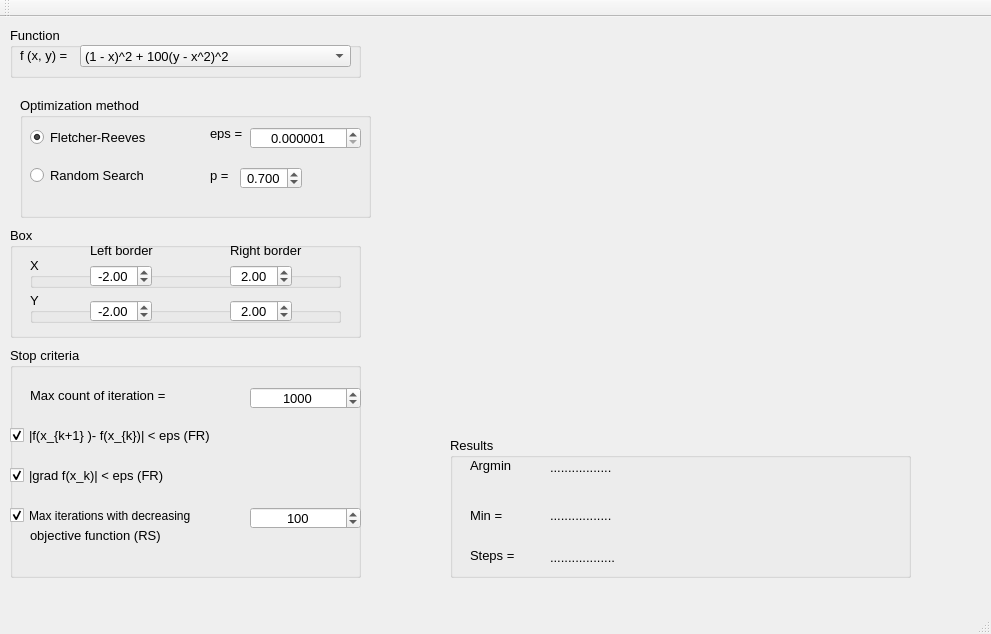
<?xml version="1.0" encoding="UTF-8"?>
<ui version="4.0">
 <class>MainWindow</class>
 <widget class="QMainWindow" name="MainWindow">
  <property name="geometry">
   <rect>
    <x>0</x>
    <y>0</y>
    <width>991</width>
    <height>634</height>
   </rect>
  </property>
  <property name="minimumSize">
   <size>
    <width>991</width>
    <height>634</height>
   </size>
  </property>
  <property name="maximumSize">
   <size>
    <width>991</width>
    <height>634</height>
   </size>
  </property>
  <property name="font">
   <font>
    <family>Arial</family>
    <pointsize>10</pointsize>
   </font>
  </property>
  <property name="windowTitle">
   <string>Optimization</string>
  </property>
  <widget class="QWidget" name="centralWidget">
   <widget class="QWidget" name="gridLayoutWidget">
    <property name="geometry">
     <rect>
      <x>460</x>
      <y>40</y>
      <width>461</width>
      <height>371</height>
     </rect>
    </property>
    <layout class="QGridLayout" name="Graph"/>
   </widget>
   <widget class="QGroupBox" name="funcBox">
    <property name="geometry">
     <rect>
      <x>10</x>
      <y>10</y>
      <width>351</width>
      <height>51</height>
     </rect>
    </property>
    <property name="title">
     <string>Function</string>
    </property>
    <widget class="QComboBox" name="FuncChoose">
     <property name="geometry">
      <rect>
       <x>70</x>
       <y>18</y>
       <width>271</width>
       <height>22</height>
      </rect>
     </property>
     <property name="currentText">
      <string>(1 - x)^2 + 100(y - x^2)^2</string>
     </property>
     <property name="currentIndex">
      <number>0</number>
     </property>
     <property name="maxVisibleItems">
      <number>3</number>
     </property>
     <property name="maxCount">
      <number>3</number>
     </property>
     <property name="frame">
      <bool>true</bool>
     </property>
     <item>
      <property name="text">
       <string>(1 - x)^2 + 100(y - x^2)^2</string>
      </property>
     </item>
     <item>
      <property name="text">
       <string>x^2 + y^2</string>
      </property>
     </item>
    </widget>
    <widget class="QLabel" name="fLable">
     <property name="geometry">
      <rect>
       <x>10</x>
       <y>18</y>
       <width>51</width>
       <height>20</height>
      </rect>
     </property>
     <property name="font">
      <font>
       <family>Arial</family>
       <pointsize>10</pointsize>
      </font>
     </property>
     <property name="text">
      <string>f (x, y) = </string>
     </property>
    </widget>
   </widget>
   <widget class="QGroupBox" name="methodBox">
    <property name="geometry">
     <rect>
      <x>20</x>
      <y>80</y>
      <width>351</width>
      <height>121</height>
     </rect>
    </property>
    <property name="title">
     <string>Optimization method</string>
    </property>
    <widget class="QRadioButton" name="meth2">
     <property name="geometry">
      <rect>
       <x>10</x>
       <y>70</y>
       <width>121</width>
       <height>17</height>
      </rect>
     </property>
     <property name="text">
      <string>Random Search</string>
     </property>
     <property name="checked">
      <bool>false</bool>
     </property>
    </widget>
    <widget class="QRadioButton" name="meth1">
     <property name="geometry">
      <rect>
       <x>10</x>
       <y>30</y>
       <width>141</width>
       <height>20</height>
      </rect>
     </property>
     <property name="text">
      <string>Fletcher-Reeves</string>
     </property>
     <property name="checked">
      <bool>true</bool>
     </property>
    </widget>
    <widget class="QLabel" name="label_3">
     <property name="geometry">
      <rect>
       <x>190</x>
       <y>70</y>
       <width>21</width>
       <height>16</height>
      </rect>
     </property>
     <property name="text">
      <string>p =</string>
     </property>
    </widget>
    <widget class="QDoubleSpinBox" name="probSpin">
     <property name="geometry">
      <rect>
       <x>220</x>
       <y>70</y>
       <width>62</width>
       <height>22</height>
      </rect>
     </property>
     <property name="alignment">
      <set>Qt::AlignCenter</set>
     </property>
     <property name="decimals">
      <number>3</number>
     </property>
     <property name="minimum">
      <double>0.000000000000000</double>
     </property>
     <property name="maximum">
      <double>1.000000000000000</double>
     </property>
     <property name="singleStep">
      <double>0.100000000000000</double>
     </property>
     <property name="value">
      <double>0.700000000000000</double>
     </property>
    </widget>
    <widget class="QDoubleSpinBox" name="epsSpin">
     <property name="geometry">
      <rect>
       <x>230</x>
       <y>30</y>
       <width>111</width>
       <height>22</height>
      </rect>
     </property>
     <property name="alignment">
      <set>Qt::AlignCenter</set>
     </property>
     <property name="decimals">
      <number>6</number>
     </property>
     <property name="minimum">
      <double>0.000001000000000</double>
     </property>
     <property name="maximum">
      <double>0.999999000000000</double>
     </property>
     <property name="singleStep">
      <double>0.000001000000000</double>
     </property>
     <property name="value">
      <double>0.000001000000000</double>
     </property>
    </widget>
    <widget class="QLabel" name="label_5">
     <property name="geometry">
      <rect>
       <x>190</x>
       <y>30</y>
       <width>47</width>
       <height>13</height>
      </rect>
     </property>
     <property name="text">
      <string>eps = </string>
     </property>
    </widget>
   </widget>
   <widget class="QGroupBox" name="borderBox">
    <property name="geometry">
     <rect>
      <x>10</x>
      <y>210</y>
      <width>351</width>
      <height>111</height>
     </rect>
    </property>
    <property name="title">
     <string>Box</string>
    </property>
    <widget class="QLabel" name="LeftBorder">
     <property name="geometry">
      <rect>
       <x>80</x>
       <y>15</y>
       <width>71</width>
       <height>16</height>
      </rect>
     </property>
     <property name="text">
      <string>Left border</string>
     </property>
    </widget>
    <widget class="QLabel" name="RightBorder">
     <property name="geometry">
      <rect>
       <x>220</x>
       <y>15</y>
       <width>81</width>
       <height>16</height>
      </rect>
     </property>
     <property name="text">
      <string>Right border</string>
     </property>
    </widget>
    <widget class="QGroupBox" name="xBox">
     <property name="geometry">
      <rect>
       <x>20</x>
       <y>30</y>
       <width>311</width>
       <height>31</height>
      </rect>
     </property>
     <property name="title">
      <string>X</string>
     </property>
     <widget class="QDoubleSpinBox" name="firstLeftSpin">
      <property name="geometry">
       <rect>
        <x>60</x>
        <y>8</y>
        <width>62</width>
        <height>22</height>
       </rect>
      </property>
      <property name="alignment">
       <set>Qt::AlignCenter</set>
      </property>
      <property name="minimum">
       <double>-100.000000000000000</double>
      </property>
      <property name="maximum">
       <double>100.000000000000000</double>
      </property>
      <property name="singleStep">
       <double>0.100000000000000</double>
      </property>
      <property name="value">
       <double>-2.000000000000000</double>
      </property>
     </widget>
     <widget class="QDoubleSpinBox" name="firstRightSpin">
      <property name="geometry">
       <rect>
        <x>200</x>
        <y>8</y>
        <width>62</width>
        <height>22</height>
       </rect>
      </property>
      <property name="alignment">
       <set>Qt::AlignCenter</set>
      </property>
      <property name="minimum">
       <double>-100.000000000000000</double>
      </property>
      <property name="maximum">
       <double>100.000000000000000</double>
      </property>
      <property name="singleStep">
       <double>0.100000000000000</double>
      </property>
      <property name="value">
       <double>2.000000000000000</double>
      </property>
     </widget>
    </widget>
    <widget class="QGroupBox" name="yBox">
     <property name="geometry">
      <rect>
       <x>20</x>
       <y>65</y>
       <width>311</width>
       <height>31</height>
      </rect>
     </property>
     <property name="title">
      <string>Y</string>
     </property>
     <widget class="QDoubleSpinBox" name="secondRightSpin">
      <property name="geometry">
       <rect>
        <x>200</x>
        <y>8</y>
        <width>62</width>
        <height>22</height>
       </rect>
      </property>
      <property name="alignment">
       <set>Qt::AlignCenter</set>
      </property>
      <property name="minimum">
       <double>-100.000000000000000</double>
      </property>
      <property name="maximum">
       <double>100.000000000000000</double>
      </property>
      <property name="singleStep">
       <double>0.100000000000000</double>
      </property>
      <property name="value">
       <double>2.000000000000000</double>
      </property>
     </widget>
     <widget class="QDoubleSpinBox" name="secondLeftSpin">
      <property name="geometry">
       <rect>
        <x>60</x>
        <y>8</y>
        <width>62</width>
        <height>22</height>
       </rect>
      </property>
      <property name="alignment">
       <set>Qt::AlignCenter</set>
      </property>
      <property name="minimum">
       <double>-100.000000000000000</double>
      </property>
      <property name="maximum">
       <double>100.000000000000000</double>
      </property>
      <property name="singleStep">
       <double>0.100000000000000</double>
      </property>
      <property name="value">
       <double>-2.000000000000000</double>
      </property>
     </widget>
    </widget>
   </widget>
   <widget class="QGroupBox" name="stopCriteriaBox">
    <property name="geometry">
     <rect>
      <x>10</x>
      <y>330</y>
      <width>351</width>
      <height>231</height>
     </rect>
    </property>
    <property name="title">
     <string>Stop criteria</string>
    </property>
    <widget class="QSpinBox" name="NGoodSpin">
     <property name="geometry">
      <rect>
       <x>240</x>
       <y>160</y>
       <width>111</width>
       <height>22</height>
      </rect>
     </property>
     <property name="alignment">
      <set>Qt::AlignCenter</set>
     </property>
     <property name="minimum">
      <number>1</number>
     </property>
     <property name="maximum">
      <number>10000000</number>
     </property>
     <property name="singleStep">
      <number>100</number>
     </property>
     <property name="value">
      <number>100</number>
     </property>
    </widget>
    <widget class="QCheckBox" name="epsStop">
     <property name="geometry">
      <rect>
       <x>0</x>
       <y>80</y>
       <width>211</width>
       <height>17</height>
      </rect>
     </property>
     <property name="text">
      <string>|f(x_{k+1} )- f(x_{k})| &lt; eps (FR)</string>
     </property>
     <property name="checked">
      <bool>true</bool>
     </property>
    </widget>
    <widget class="QCheckBox" name="goodStop">
     <property name="geometry">
      <rect>
       <x>0</x>
       <y>160</y>
       <width>231</width>
       <height>17</height>
      </rect>
     </property>
     <property name="font">
      <font>
       <pointsize>9</pointsize>
      </font>
     </property>
     <property name="text">
      <string>Max iterations with decreasing </string>
     </property>
     <property name="checked">
      <bool>true</bool>
     </property>
    </widget>
    <widget class="QLabel" name="nMaxim">
     <property name="geometry">
      <rect>
       <x>20</x>
       <y>40</y>
       <width>161</width>
       <height>16</height>
      </rect>
     </property>
     <property name="text">
      <string>Max count of iteration = </string>
     </property>
    </widget>
    <widget class="QSpinBox" name="NMaxSpin">
     <property name="geometry">
      <rect>
       <x>240</x>
       <y>40</y>
       <width>111</width>
       <height>22</height>
      </rect>
     </property>
     <property name="alignment">
      <set>Qt::AlignCenter</set>
     </property>
     <property name="minimum">
      <number>1</number>
     </property>
     <property name="maximum">
      <number>10000000</number>
     </property>
     <property name="singleStep">
      <number>100</number>
     </property>
     <property name="stepType">
      <enum>QAbstractSpinBox::AdaptiveDecimalStepType</enum>
     </property>
     <property name="value">
      <number>1000</number>
     </property>
    </widget>
    <widget class="QCheckBox" name="gradStop">
     <property name="geometry">
      <rect>
       <x>0</x>
       <y>120</y>
       <width>181</width>
       <height>17</height>
      </rect>
     </property>
     <property name="text">
      <string>|grad f(x_k)| &lt; eps (FR)</string>
     </property>
     <property name="checked">
      <bool>true</bool>
     </property>
    </widget>
    <widget class="QLabel" name="iterCheck2">
     <property name="geometry">
      <rect>
       <x>20</x>
       <y>180</y>
       <width>131</width>
       <height>16</height>
      </rect>
     </property>
     <property name="text">
      <string>objective function (RS)</string>
     </property>
    </widget>
   </widget>
   <widget class="QGroupBox" name="groupBox">
    <property name="geometry">
     <rect>
      <x>450</x>
      <y>420</y>
      <width>461</width>
      <height>141</height>
     </rect>
    </property>
    <property name="title">
     <string>Results</string>
    </property>
    <widget class="QLabel" name="label">
     <property name="geometry">
      <rect>
       <x>20</x>
       <y>20</y>
       <width>81</width>
       <height>16</height>
      </rect>
     </property>
     <property name="text">
      <string>Argmin</string>
     </property>
    </widget>
    <widget class="QLabel" name="label_2">
     <property name="geometry">
      <rect>
       <x>20</x>
       <y>70</y>
       <width>71</width>
       <height>16</height>
      </rect>
     </property>
     <property name="text">
      <string>Min =</string>
     </property>
    </widget>
    <widget class="QLabel" name="label_4">
     <property name="geometry">
      <rect>
       <x>20</x>
       <y>110</y>
       <width>71</width>
       <height>16</height>
      </rect>
     </property>
     <property name="text">
      <string>Steps = </string>
     </property>
    </widget>
    <widget class="QLabel" name="fminLabel">
     <property name="geometry">
      <rect>
       <x>100</x>
       <y>70</y>
       <width>341</width>
       <height>16</height>
      </rect>
     </property>
     <property name="text">
      <string>.................</string>
     </property>
    </widget>
    <widget class="QLabel" name="minLabel">
     <property name="geometry">
      <rect>
       <x>100</x>
       <y>20</y>
       <width>341</width>
       <height>20</height>
      </rect>
     </property>
     <property name="text">
      <string>.................</string>
     </property>
    </widget>
    <widget class="QLabel" name="stepsLabel">
     <property name="geometry">
      <rect>
       <x>100</x>
       <y>110</y>
       <width>331</width>
       <height>20</height>
      </rect>
     </property>
     <property name="text">
      <string>..................</string>
     </property>
    </widget>
   </widget>
  </widget>
  <widget class="QMenuBar" name="menuBar">
   <property name="geometry">
    <rect>
     <x>0</x>
     <y>0</y>
     <width>991</width>
     <height>21</height>
    </rect>
   </property>
  </widget>
  <widget class="QToolBar" name="mainToolBar">
   <attribute name="toolBarArea">
    <enum>TopToolBarArea</enum>
   </attribute>
   <attribute name="toolBarBreak">
    <bool>false</bool>
   </attribute>
  </widget>
  <widget class="QStatusBar" name="statusBar"/>
 </widget>
 <layoutdefault spacing="6" margin="11"/>
 <resources/>
 <connections/>
</ui>
